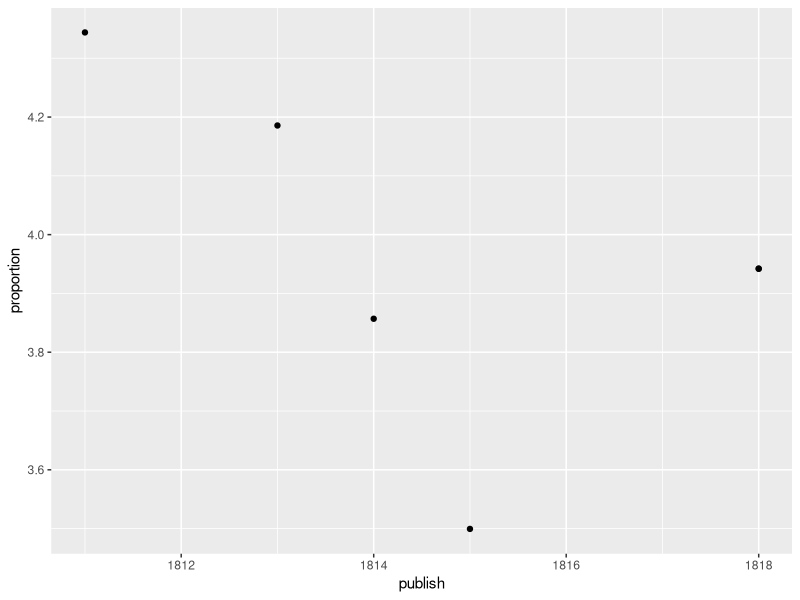

This chart was generated by the following R code:
## ---- chunk 1
library(tidyverse)
library(tidytext)
library(janeaustenr)
book_words <- austen_books() |>
unnest_tokens(word, text)
## ---- chunk 2
SandS <- book_words |> filter(book == "Sense & Sensibility")
allword <- dim(unique(SandS))[1]
Tenchar <- SandS |> filter(str_length(word)>= 10)
bigword <- dim(unique(Tenchar[2]))[1]
proportion <- (bigword/allword) * 100
proportion



## ---- chunk 3
## write answer here

book_list <- unique(book_words$book)
proportion_list <- vector("double", length(book_list))

for(i in seq_along(book_list)) {
  
  one_book <- book_words |> filter(book == book_list[i])
  
  allword <- dim(one_book)[1]
  bigword <- one_book |>  filter(str_length(word) >= 10) 
  bigwordnum <- dim(bigword)[1]
  
  
  proportion_list[i] <- (bigwordnum / allword) * 100
}

plot_df <- data.frame(
  publish = c(1811, 1813, 1814, 1815, 1818, 1818),
  proportion = proportion_list
)

ggplot(plot_df, aes(x = publish, y = proportion)) +
  geom_point()


## ---- chunk 4
## write answer here

book_words |>
  filter(str_detect(word, "^[wxyz].{5}e$")) |>
  distinct(word)
